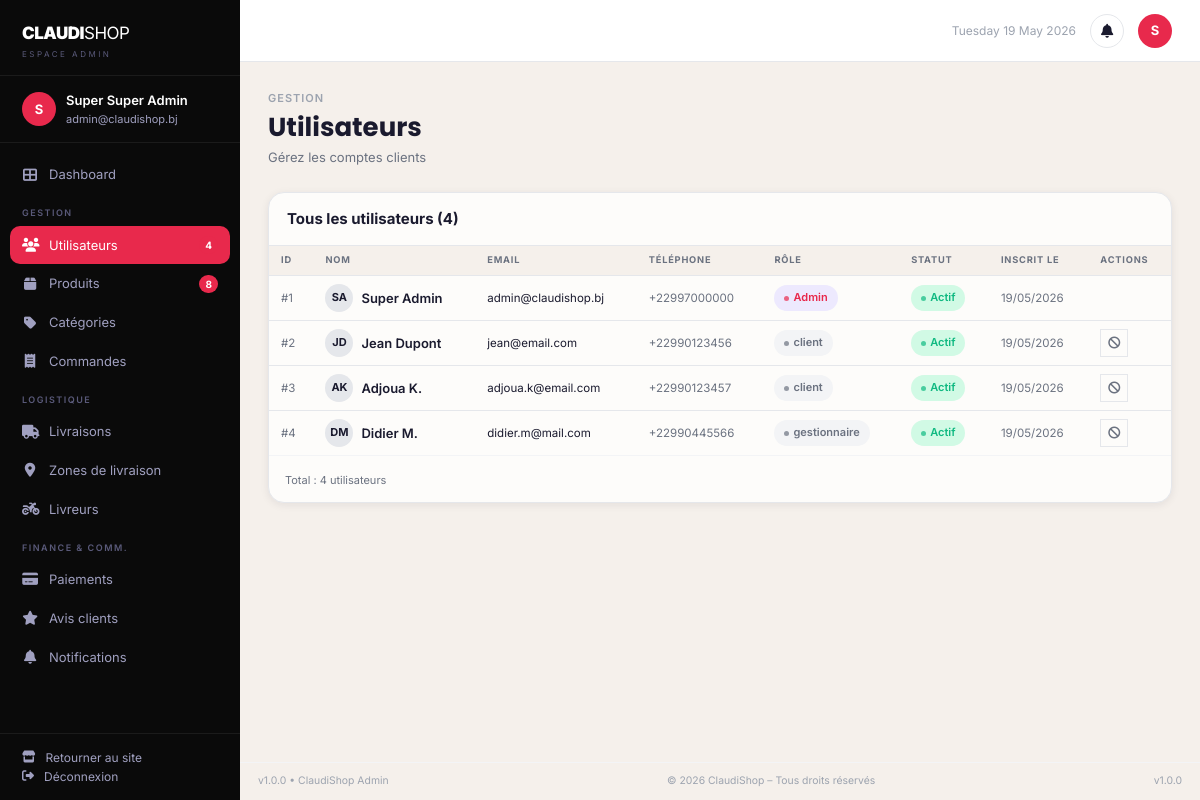
The app's page /admin/utilisateurs.php (signed in) with its own data.
### tables this page shows
CREATE TABLE `utilisateur` (
  `id`               INT UNSIGNED NOT NULL AUTO_INCREMENT,
  `nom`              VARCHAR(100) NOT NULL,
  `prenom`           VARCHAR(100) NOT NULL,
  `email`            VARCHAR(180) NOT NULL UNIQUE,
  `mot_de_passe`     VARCHAR(255) NOT NULL,
  `telephone`        VARCHAR(20) DEFAULT NULL,
  `role`             ENUM('client','admin','gestionnaire','livreur','support','comptable','logistique') NOT NULL DEFAULT 'client',
  `est_actif`        TINYINT(1) NOT NULL DEFAULT 1,
  `google_id`        VARCHAR(255) DEFAULT NULL UNIQUE,
  `reset_token`      VARCHAR(64) DEFAULT NULL,
  `reset_expire`     DATETIME DEFAULT NULL,
  `derniere_connexion` DATETIME DEFAULT NULL,
  `date_inscription` DATETIME NOT NULL DEFAULT CURRENT_TIMESTAMP,
  `updated_at`       DATETIME NOT NULL DEFAULT CURRENT_TIMESTAMP ON UPDATE CURRENT_TIMESTAMP,
  PRIMARY KEY (`id`),
  KEY `idx_email` (`email`),
  KEY `idx_role` (`role`)
);

### config/database.php (called while the page is built, shortened)
<?php
class Database {
    private static $instance = null;
    private $pdo;
    private function __construct() {
        $host = 'localhost';
        $dbname = 'claudishop';
        $username = 'root';
        $password = '';
        try {
            $this->pdo = new PDO(
                "mysql:host=$host;dbname=$dbname;charset=utf8mb4",
                $username,
                $password,
                [
                    PDO::ATTR_ERRMODE => PDO::ERRMODE_EXCEPTION,
                    PDO::ATTR_DEFAULT_FETCH_MODE => PDO::FETCH_ASSOC,
                    PDO::ATTR_EMULATE_PREPARES => false
                ]
            );
        } catch (PDOException $e) {
            die("Erreur de connexion à la base de données.");
        }
    }
    public static function getInstance() {
        if (self::$instance === null) {
            self::$instance = new self();
        }
        return self::$instance;
    }
    public function getConnection() {
        return $this->pdo;
    }
}

### classes/Utilisateur.php (called while the page is built, shortened)
<?php
require_once __DIR__ . '/../config/database.php';
class Utilisateur {
    private $db;
    public function __construct() {
        $this->db = Database::getInstance()->getConnection();
    }
    public function getAll() {
        $stmt = $this->db->query("SELECT * FROM utilisateur ORDER BY date_inscription DESC");
        return $stmt->fetchAll();
    }
    public function getNombre() {
        return $this->db->query("SELECT COUNT(*) FROM utilisateur")->fetchColumn();
    }
}

### config/config.php (called while the page is built, shortened)
<?php
function securiser($data) {
    return htmlspecialchars(trim($data), ENT_QUOTES, 'UTF-8');
}
function verifierUtilisateurExiste() {
    require_once __DIR__ . '/../config/database.php';
}
function nettoyerInvite() {
    if (empty($_SESSION['user_id']) || empty($_SESSION['guest_converted'])) {
        return;
    }
    require_once __DIR__ . '/../config/database.php';
}

### admin/utilisateurs.php (the view, shortened to what this page needs)
<?php
require_once __DIR__ . '/../config/config.php';
require_once __DIR__ . '/../classes/Utilisateur.php';
$utilisateurObj = new Utilisateur();
$search = isset($_GET['q']) ? securiser($_GET['q']) : '';
if ($search) {
    $utilisateurs = $utilisateurObj->search($search);
    $nbUtilisateurs = count($utilisateurs);
} else {
    $utilisateurs = $utilisateurObj->getAll();
    $nbUtilisateurs = $utilisateurObj->getNombre();
}
require_once __DIR__ . '/../includes/header.php';
?>
<div class="dashboard-layout">
<?php require_once __DIR__ . '/../includes/admin_sidebar.php'; ?>
<div class="dash-main">
<?php require_once __DIR__ . '/../includes/admin_topbar.php'; ?>
<div class="dash-content">
    <div class="dash-page-header">
        <div class="dash-page-label">Gestion</div>
        <h1 class="dash-page-title">Utilisateurs</h1>
        <p class="dash-page-sub">Gérez les comptes clients</p>
    </div>
    <div class="table-card">
        <div class="table-card-header">
            <span class="table-card-title">Tous les utilisateurs (<?= $nbUtilisateurs ?>)</span>
        </div>
        <table>
            <thead><tr><th>ID</th><th>Nom</th><th>Email</th><th>Téléphone</th><th>Rôle</th><th>Statut</th><th>Inscrit le</th><th>Actions</th></tr></thead>
            <tbody>
            <?php if (empty($utilisateurs)): ?>
            <tr><td colspan="8" style="text-align:center;padding:32px;color:var(--gray-400);">Aucun utilisateur.</td></tr>
            <?php else: foreach ($utilisateurs as $u): ?>
            <tr>
                <td class="text-xs text-muted">#<?= $u['id'] ?></td>
                <td>
                    <div style="display:flex;align-items:center;gap:8px;">
                        <div style="width:28px;height:28px;border-radius:50%;background:var(--gray-200);display:flex;align-items:center;justify-content:center;font-size:11px;font-weight:700;"><?= strtoupper(substr($u['prenom']??'',0,1).substr($u['nom']??'',0,1)) ?></div>
                        <span class="text-sm font-semibold"><?= securiser($u['prenom'].' '.$u['nom']) ?></span>
                    </div>
                </td>
                <td class="text-sm"><?= securiser($u['email']) ?></td>
                <td class="text-sm text-muted"><?= securiser($u['telephone']??'—') ?></td>
                <td><?= $u['role']==='admin'?'<span class="badge badge-primary">Admin</span>':'<span class="badge badge-dark">'.$u['role'].'</span>' ?></td>
                <td><?= $u['est_actif'] ? '<span class="badge badge-success">Actif</span>' : '<span class="badge badge-dark">Inactif</span>' ?></td>
                <td class="text-xs text-muted"><?= date('d/m/Y', strtotime($u['date_inscription'])) ?></td>
                <td>
                    <?php if (intval($u['id']) !== intval($_SESSION['user_id'])): ?>
                    <form method="POST" style="display:inline;" onsubmit="return confirm('<?= $u['est_actif'] ? 'Désactiver' : 'Activer' ?> cet utilisateur ?')">
                        <button type="submit" class="action-btn <?= $u['est_actif'] ? 'danger' : '' ?>" title="<?= $u['est_actif'] ? 'Désactiver' : 'Activer' ?>">
                            <i class="fas <?= $u['est_actif'] ? 'fa-ban' : 'fa-check-circle' ?>"></i>
                        </button>
                    </form>
                    <?php endif; ?>
                </td>
            </tr>
            <?php endforeach; endif; ?>
            </tbody>
        </table>
        <div style="padding:12px 16px;border-top:1px solid var(--gray-100);"><span class="text-xs text-muted">Total : <?= $nbUtilisateurs ?> utilisateurs</span></div>
    </div>
</div>
<div class="dash-footer"><span>v1.0.0 &bull; ClaudiShop Admin</span><span>&copy; <?= date('Y') ?> ClaudiShop &ndash; Tous droits réservés</span><span>v1.0.0</span></div>
</div>
</div>
</body></html>

### records on screen
utilisateur: id "1", prenom+nom "SA", securiser($u['prenom'].' '.$u['nom']) "Super Admin", email "admin@claudishop.bj", telephone "+22997000000", role "Admin", est_actif "Actif", date_inscription "19/05/2026"
utilisateur: id "2", prenom+nom "JD", securiser($u['prenom'].' '.$u['nom']) "Jean Dupont", email "jean@email.com", telephone "+22990123456", role "client", est_actif "Actif", date_inscription "19/05/2026"
utilisateur: id "3", prenom+nom "AK", securiser($u['prenom'].' '.$u['nom']) "Adjoua K.", email "adjoua.k@email.com", telephone "+22990123457", role "client", est_actif "Actif", date_inscription "19/05/2026"
utilisateur: id "4", prenom+nom "DM", securiser($u['prenom'].' '.$u['nom']) "Didier M.", email "didier.m@mail.com", telephone "+22990445566", role "gestionnaire", est_actif "Actif", date_inscription "19/05/2026"

### other values on screen
$userInitialAdmin "S"
$adminName "Super Super Admin"
$adminEmail "admin@claudishop.bj"
$_nbUsers "4"
$_nbProduits "8"
$userInitialAdmin2 "S"
$nbUtilisateurs "4"
